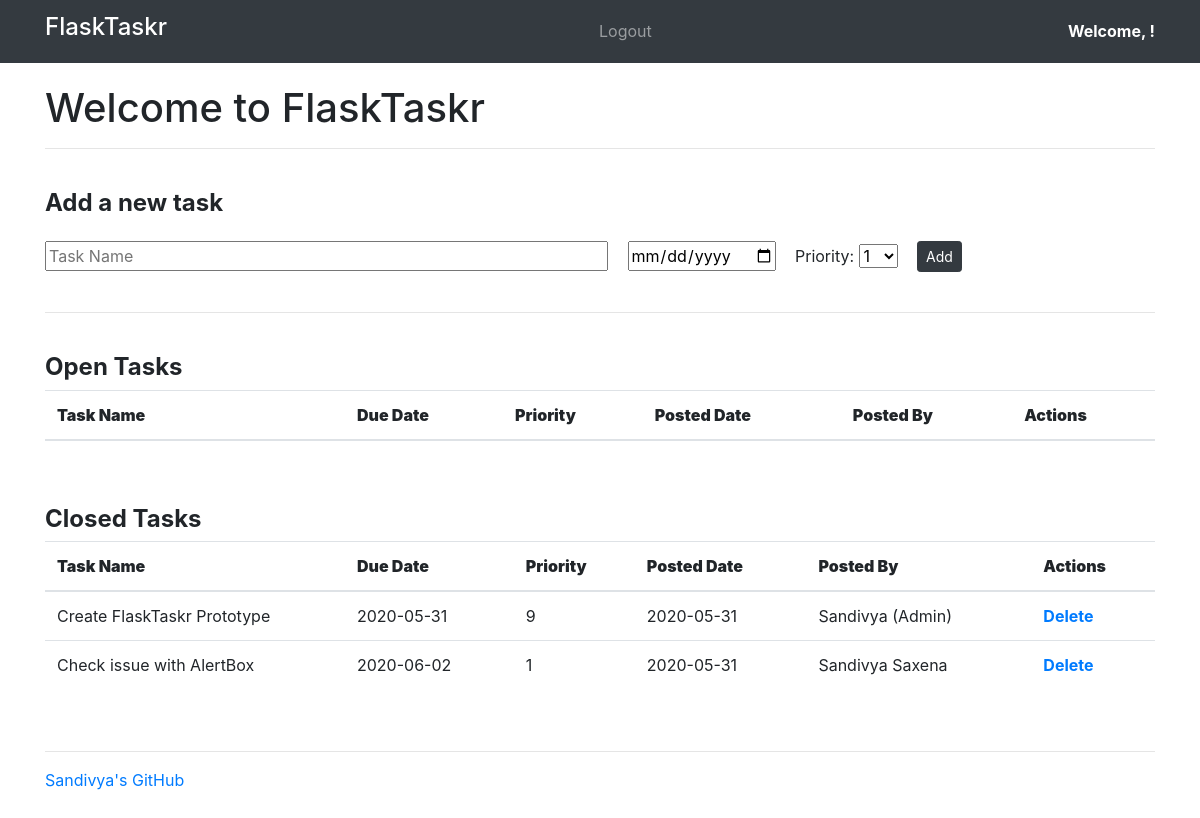
/add (signed in), run on the app's committed database.
### project/models.py (models this page shows, shortened)
class Task(db.Model):
    __tablename__ = "tasks"
    task_id = db.Column(db.Integer, primary_key=True)
    name = db.Column(db.String, nullable=False)
    due_date = db.Column(db.Date, nullable=False)
    priority = db.Column(db.Integer, nullable=False)
    status = db.Column(db.Integer)
    user_id = db.Column(db.Integer, db.ForeignKey('users.id'))
    posted_date = db.Column(db.Date, nullable=False, default=datetime.datetime.utcnow())

class User(db.Model):
    __tablename__ = "users"
    id = db.Column(db.Integer, primary_key=True)
    name = db.Column(db.String, nullable=False)
    password = db.Column(db.String, nullable=False)
    email = db.Column(db.String, nullable=False, unique=True)
    role = db.Column(db.String, nullable=False, default='user')
    tasks = db.relationship('Task', backref='poster')

### project/tasks/views.py (the view, shortened to what this page needs)
@tasks_blueprint.route('/add', methods=['GET', 'POST'])
@login_required
def new_task():
    error = None
    form = AddTaskForm(request.form)
    return render_template('tasks.html', error=error, form=form, open_tasks=open_tasks(), closed_tasks=closed_tasks())

### project/tasks/forms.py
class AddTaskForm(FlaskForm):
    task_id = IntegerField()
    name = StringField('Task Name:', validators=[DataRequired()])
    due_date = DateField('Date Due (DD-MM-YYYY):', validators=[DataRequired()])
    priority = SelectField('Priority: ', validators=[DataRequired()], choices=[('1', '1'), ('2', '2'), ('3', '3'), ('4', '4'), ('5', '5'), ('6', '6'), ('7', '7'), ('8', '8'), ('9', '9'), ('10', '10')])
    status = IntegerField('Status')

### project/tasks/views.py (called while the page is built)
def login_required(test):
    @wraps(test)
    def wrap(*args, **kwargs):
        if 'logged_in' in session:
            return test(*args, **kwargs)
        else:
            flash('Login First')
            return redirect(url_for('users.login'))
    return wrap

def open_tasks():
    return db.session.query(Task).filter_by(status='1').order_by(Task.due_date.asc())

def closed_tasks():
    return db.session.query(Task).filter_by(status='0').order_by(Task.due_date.asc())

### project/templates/tasks.html (shortened to what this page needs)
{% extends "__base.html" %}
{% block content %}
<h1>Welcome to FlaskTaskr</h1>
<hr align="left">
<br>
<div class="add-task">
  <h4><strong>Add a new task</strong></h4>
    <form action="{{ url_for('tasks.new_task') }}" method="post" class="form-inline">
      <div class="form-group input-group">
        {{ form.name(placeholder="Task Name", size=50) }}
      </div>
      <div class="form-group input-group">
        {{ form.due_date(placeholder="Due Date(DD-MM-YYYY)") }}
      </div>
      <div class="form-group input-group">
        {{ form.priority.label }}
        {{ form.priority }}
      </div>
      <div class="form-group input-group"><input class="btn btn-dark btn-sm" type="submit" value="Add"></div>
    </form>
</div>  <br>
<hr>
  <br>
<h4><strong>Open Tasks</strong></h4>
  <div>
    <table class = "table table-hover">
      <thead>
        <tr>
          <th width="300px"><strong>Task Name</strong></th>
          <th><strong>Due Date</strong></th>
          <th><strong>Priority</strong></th>
          <th><strong>Posted Date</strong></th>
          <th><strong>Posted By</strong></th>
          <th><strong>Actions</strong></th>
        </tr>
      </thead>
    </table>
  </div>
<br>
<br>
<div class="entries">
  <h4><strong>Closed Tasks</strong></h4>
  <div class="datagrid">
    <table class = "table table-hover">
      <thead>
        <tr>
          <th width="300px"><strong>Task Name</strong></th>
          <th><strong>Due Date</strong></th>
          <th><strong>Priority</strong></th>
          <th><strong>Posted Date</strong></th>
          <th><strong>Posted By</strong></th>
          <th><strong>Actions</strong></th>
        </tr>
      </thead>
      {% for task in closed_tasks %}
        <tr>
          <td>{{ task.name }}</td>
          <td>{{ task.due_date }}</td>
          <td>{{ task.priority }}</td>
          <td>{{ task.posted_date }}</td>
          <td>{{ task.poster.name }}</td>
          <td>
           {% if task.poster.email == session.email or session.role == "admin" %}
             <a href="{{ url_for('tasks.delete_entry', task_id = task.task_id) }}"><strong>Delete</strong></a>
           {% endif %}
          </td>
        </tr>
      {% endfor %}
    </table>
  </div>
</div>
{% endblock %}

### project/static/css/main.css (style rules this page uses)
body { padding: 60px 0; background: #ffffff; }
.input-group { margin: 15px 0; padding-right: 15px; }

### data on the page
Task: name "Create FlaskTaskr Prototype", due_date "2020-05-31", priority "9", posted_date "2020-05-31", poster.name "Sandivya (Admin)"
Task: name "Check issue with AlertBox", due_date "2020-06-02", priority "1", posted_date "2020-05-31", poster.name "Sandivya Saxena"
